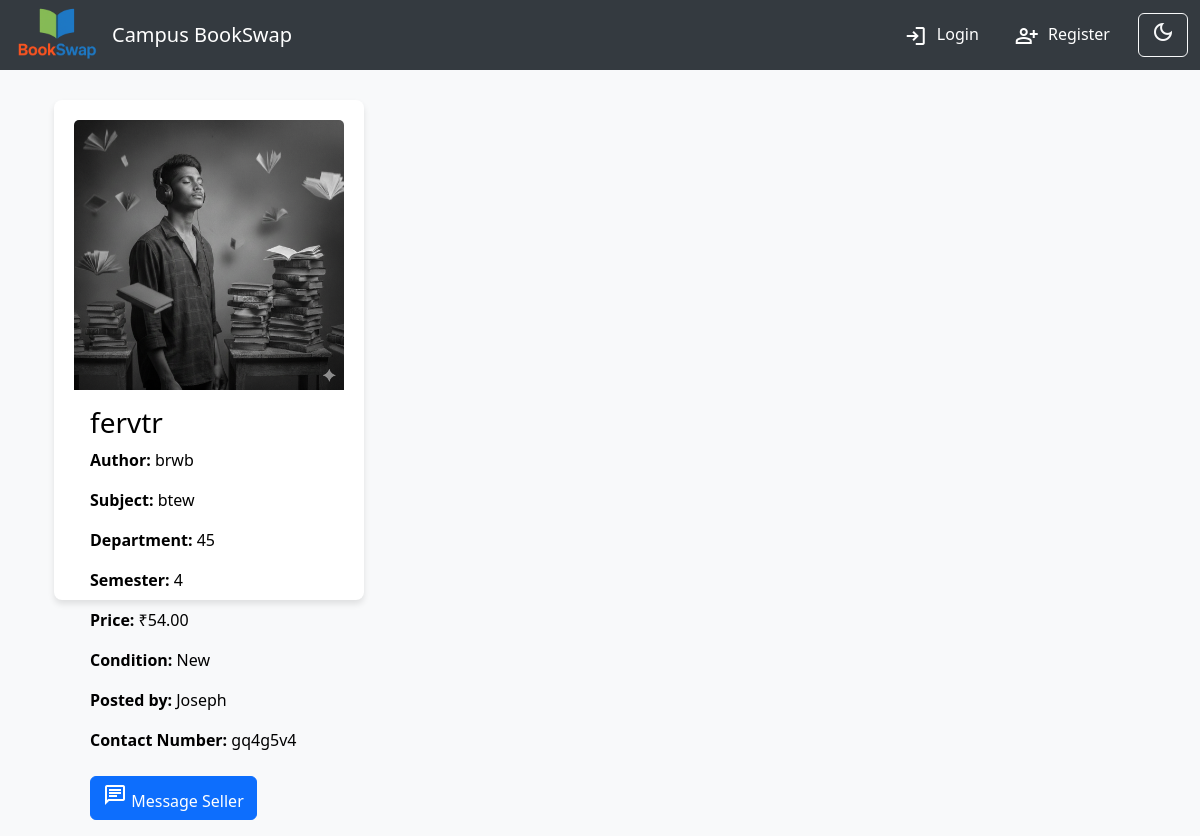
Screenshot of /book/10/ with the database file from the repository.
### books/models.py (models this page shows, shortened)
class Book(models.Model):
    CONDITION_CHOICES = [
        ('New', 'New'),
        ('Like New', 'Like New'),
        ('Good', 'Good'),
        ('Acceptable', 'Acceptable'),
    ]
    title = models.CharField(max_length=200)
    author = models.CharField(max_length=100)
    subject = models.CharField(max_length=100)
    campus = models.CharField(max_length=100, default="Unknown Campus")
    department = models.CharField(max_length=100)
    semester = models.IntegerField()
    price = models.DecimalField(max_digits=6, decimal_places=2)
    condition = models.CharField(max_length=20, choices=CONDITION_CHOICES)
    image = models.ImageField(upload_to='book_images/', default='placeholder.jpg')
    contact_number = models.CharField(
        max_length=20,
        help_text="WhatsApp or mobile number",
        blank=True,
        null=True
    )
    user = models.ForeignKey(User, on_delete=models.CASCADE)
    available = models.BooleanField(default=True)
    posted_at = models.DateTimeField(auto_now_add=True)

### books/views.py (the view)
# urls.py: path('book/<int:pk>/', views.book_detail, name='book_detail'),
def book_detail(request, pk):
    book = get_object_or_404(Book, pk=pk)
    return render(request, 'books/book_detail.html', {'book': book})

### books/templates/books/book_detail.html
{% extends 'books/base.html' %}
{% block content %}
<div class="container mt-4">
  <div class="card mb-4 book-details">
    <img src="{{ book.image.url }}" class="card-img-top" style="max-width:400px; height:auto; margin:auto;">
    <div class="card-body">
      <h3>{{ book.title }}</h3>
      <p><strong>Author:</strong> {{ book.author }}</p>
      <p><strong>Subject:</strong> {{ book.subject }}</p>
      <p><strong>Department:</strong> {{ book.department }}</p>
      <p><strong>Semester:</strong> {{ book.semester }}</p>
      <p><strong>Price:</strong> ₹{{ book.price }}</p>
      <p><strong>Condition:</strong> {{ book.condition }}</p>
      <p><strong>Posted by:</strong> {{ book.user.username }}</p>
      {% if book.contact_number %}
        <p><strong>Contact Number:</strong> {{ book.contact_number }}</p>
      {% else %}
        <p class="text-muted"><em>No contact number provided.</em></p>
      {% endif %}
      <a href="{% url 'send_message' %}?user={{ book.user.id }}" class="btn btn-primary mt-2">
        <span class="material-symbols-outlined">chat</span> Message Seller
      </a>
    </div>
  </div>
</div>
{% endblock %}

### books/static/books/css/styles.css (style rules this page uses)
body { background-color: #f8f9fa; color: #212529; transition: background-color 0.3s ease, color 0.3s ease; }
.book-details { background-color: #ffffff; color: #000; padding: 20px; border-radius: 8px; box-shadow: 0 4px 8px rgba(0,0,0,0.1); }
.card { background-color: #ffffff; color: #000000; border: none; box-shadow: 0 4px 6px rgba(0,0,0,0.1); margin-bottom: 20px; width: 310px; max-height: 500px; transition: transform 0.2s ease-in-out, box-shadow 0.2s ease-in-out; }

### rows the page displays
Book: image (picture), title "fervtr", author "brwb", subject "btew", department "45", semester "4", price "54.00", condition "New", user.username "Joseph", contact_number "gq4g5v4"
